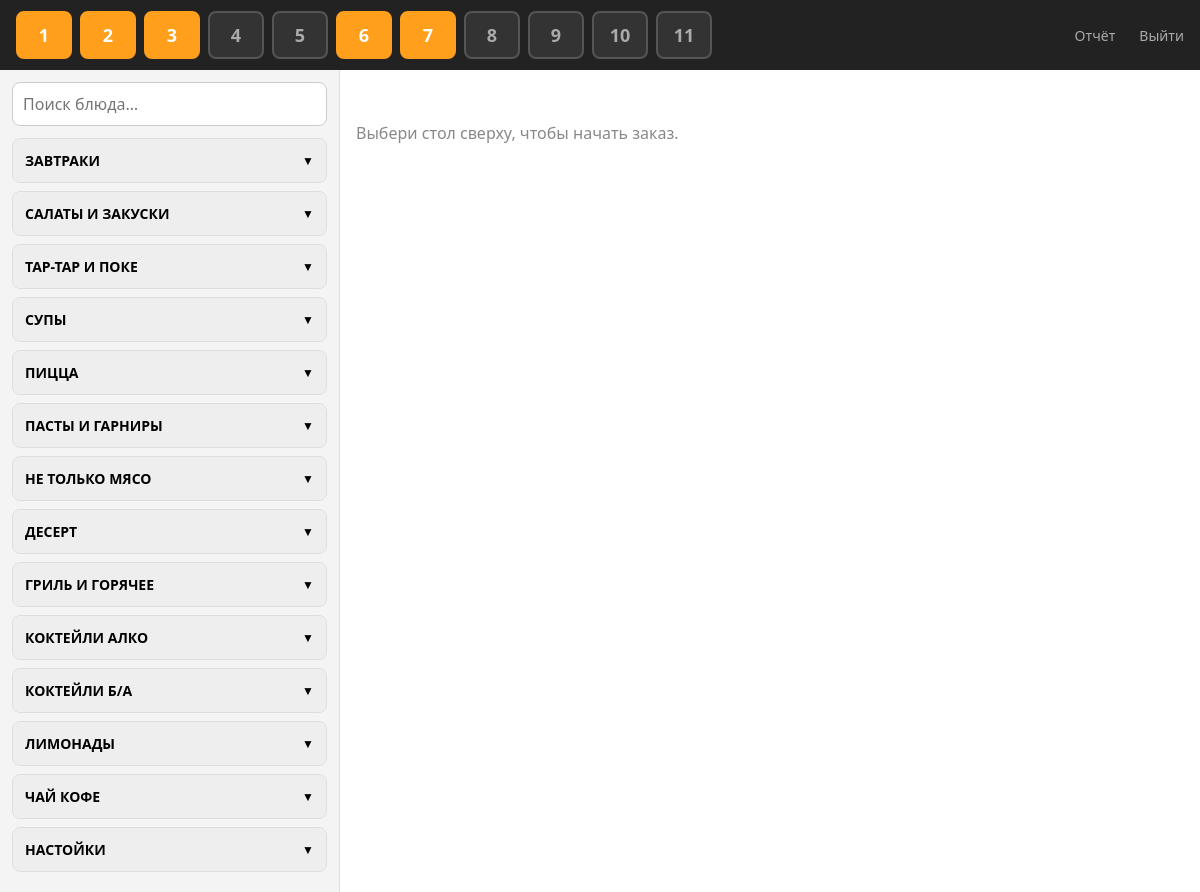
The app's page / (signed in) with its own data.
### orders/models.py (models this page shows, shortened)
class Table(models.Model):
    number = models.CharField(max_length=10, unique=True)

class Category(models.Model):
    name = models.CharField(max_length=100)
    order = models.PositiveIntegerField(default=0)
    class Meta:
        ordering = ['order']
        verbose_name_plural = 'Категории'

### orders/views.py (the view)
# urls.py: path('', views.main, name='main'),
@login_required
def main(request, table_id=None):
    tables = Table.objects.all()
    open_orders = {o.table_id: o for o in Order.objects.filter(is_closed=False)}
    q = request.GET.get('q', '').strip()
    all_dishes = Dish.objects.filter(is_available=True).select_related('category')
    if q:
        names = list(all_dishes.values_list('name', flat=True))
        close = difflib.get_close_matches(q, names, n=20, cutoff=0.5)
        dishes = all_dishes.filter(Q(name__icontains=q) | Q(name__in=close))
    else:
        dishes = all_dishes
    categories = Category.objects.prefetch_related(
        Prefetch('dishes', queryset=dishes)
    )
    current_table = None
    current_order = None
    if table_id:
        current_table = get_object_or_404(Table, pk=table_id)
        current_order = open_orders.get(current_table.id)
        if current_order is None:
            current_order = Order.objects.create(table=current_table)
    return render(request, 'orders/main.html', {
        'tables': tables,
        'open_orders': open_orders,
        'categories': categories,
        'current_table': current_table,
        'current_order': current_order,
        'q': q,
    })

### orders/templates/orders/main.html (shortened to what this page needs)
{% load static %}
<!doctype html>
<html lang="ru">
<head>
</head>
<body>
<div class="tables-bar">
  {% for t in tables %}
    <a class="table-btn {% if t.id in open_orders %}occupied{% endif %} {% if current_table and current_table.id == t.id %}current{% endif %}"
       href="{% url 'main_table' t.id %}">
      {{ t.number }}
    </a>
  {% endfor %}
  <a class="logout" href="{% url 'today_report' %}">Отчёт</a>
  <a class="logout" href="{% url 'logout' %}" style="margin-left: 16px;">Выйти</a>
</div>
<div class="menu">
  <form method="get" action="{% if current_table %}{% url 'main_table' current_table.id %}{% else %}{% url 'main' %}{% endif %}">
    <input class="search" type="text" name="q" value="{{ q }}" placeholder="Поиск блюда…">
  </form>
  {% for cat in categories %}
    {% if cat.dishes.all %}
      <div class="category">
        <div class="cat-header {% if q %}active{% endif %}" onclick="toggleCat(this)">
          {{ cat.name }} <span class="arrow">▼</span>
        </div>
      </div>
    {% endif %}
  {% endfor %}
</div>
<div class="order">
  {% if current_table %}
    <h2>Стол {{ current_table.number }}</h2>
    {% with items=current_order.items.all %}
      {% if items %}
        {% for item in items %}
          <div class="item {% if item.is_served %}served{% elif item.added_later %}added{% endif %}">
            <span class="name">{{ item.dish.name }}</span>
            <span class="qty">×{{ item.quantity }}</span>
            <form method="post" action="{% url 'change_qty' item.pk '-1' %}">
              {% csrf_token %}<button class="btn btn-minus">−</button>
            </form>
            <form method="post" action="{% url 'change_qty' item.pk '1' %}">
              {% csrf_token %}<button class="btn btn-plus">+</button>
            </form>
            <form method="post" action="{% url 'toggle_served' item.pk %}">
              {% csrf_token %}
              <button class="btn btn-serve {% if item.is_served %}active{% endif %}" title="Подано">
                {% if item.is_served %}✓{% else %}○{% endif %}
              </button>
            </form>
          </div>
        {% endfor %}
        <form method="post" action="{% url 'close_order' current_order.pk %}">
          {% csrf_token %}
          <div class="comment-block">
            <label for="orderComment">Комментарий к заказу:</label>
            <textarea id="orderComment" name="comment" rows="3" placeholder="Например: кофе с корицей, всё без лука...">{{ current_order.comment|default:'' }}</textarea>
            <button type="submit" formaction="{% url 'update_comment' current_order.pk %}" class="btn-save-comment">Сохранить комментарий</button>
          </div>
          <button class="close-order" type="submit">Закрыть заказ</button>
        </form>
      {% else %}
        <p class="empty">Заказ пуст — выбери блюдо из меню слева.</p>
      {% endif %}
    {% endwith %}
  {% else %}
    <p class="empty">Выбери стол сверху, чтобы начать заказ.</p>
  {% endif %}
</div>
</body>
</html>

### orders/templates/orders/main.html (style rules this page uses)
* { box-sizing: border-box; font-family: system-ui, sans-serif; }
body { margin: 0; padding-top: 70px; display: flex; height: 100vh; }
.tables-bar { position: fixed; top: 0; left: 0; right: 0; height: 70px; background: #222; color: #fff; display: flex; align-items: center; gap: 8px; padding: 0 16px; overflow-x: auto; z-index: 10; }
.tables-bar .logout { margin-left: auto; color: #aaa; text-decoration: none; font-size: 14px; }
.table-btn { min-width: 56px; height: 48px; border-radius: 8px; border: 2px solid #555; background: #333; color: #aaa; font-size: 18px; font-weight: bold; cursor: pointer; text-decoration: none; display: flex; align-items: center; justify-content: center; }
.table-btn.occupied { background: #ff9f1c; border-color: #ff9f1c; color: #fff; }
.menu { width: 340px; background: #f4f4f4; border-right: 1px solid #ddd; padding: 12px; overflow-y: auto; }
.search { width: 100%; padding: 10px; font-size: 16px; margin-bottom: 12px; border: 1px solid #ccc; border-radius: 8px; }
.category { margin-bottom: 8px; border: 1px solid #ddd; border-radius: 8px; background: #fff; overflow: hidden; }
.cat-header { background: #eee; padding: 12px; margin: 0; font-weight: bold; font-size: 14px; text-transform: uppercase; cursor: pointer; display: flex; justify-content: space-between; align-items: center; user-select: none; }
.cat-header .arrow { font-size: 12px; transition: transform 0.2s; }
.order { flex: 1; padding: 16px; overflow-y: auto; }
.empty { color: #888; padding: 20px 0; }

### records on screen
Table: number "1"
Table: number "2"
Table: number "3"
Table: number "4"
Table: number "5"
Table: number "6"
Table: number "7"
Table: number "8"
Table: number "9"
Table: number "10"
Table: number "11"
Category: name "ЗАВТРАКИ"
Category: name "САЛАТЫ И ЗАКУСКИ"
Category: name "ТАР-ТАР И ПОКЕ"
Category: name "СУПЫ"
Category: name "ПИЦЦА"
Category: name "ПАСТЫ И ГАРНИРЫ"
Category: name "НЕ ТОЛЬКО МЯСО"
Category: name "ДЕСЕРТ"
Category: name "ГРИЛЬ И ГОРЯЧЕЕ"
Category: name "КОКТЕЙЛИ АЛКО"
Category: name "КОКТЕЙЛИ Б/А"
Category: name "ЛИМОНАДЫ"
Category: name "ЧАЙ КОФЕ"
Category: name "НАСТОЙКИ"
